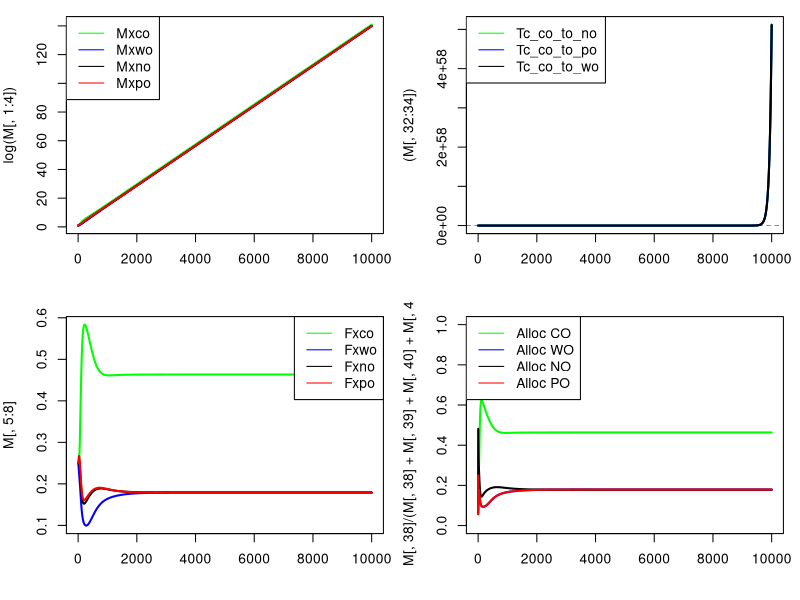
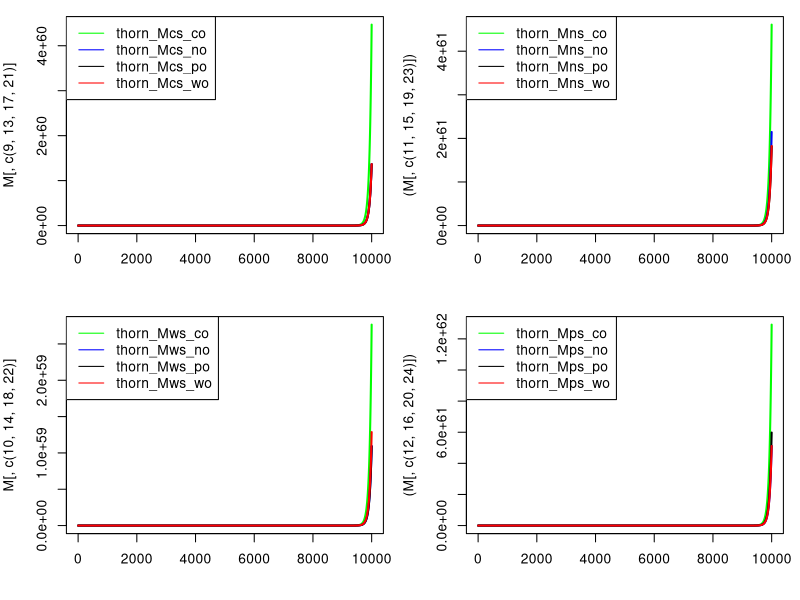

These charts were generated, in order, by the following R code:
# R version of Thornley allcoation model (TAM) as in Thornley and Parsons 2014. J. Theor. Biol. 342: 1-14
# Rewritten to include elements of Thornley 1998 modelling shoot-root relations. The only way forward (https://doi.org/10.1006/anbo.1997.0529) 
# Author: Steven Higgins
# Author: Re-coded to add source sink dynamics and remove predefined allocation by Liam Langan 20.11.2017
# This version with carbon organ, nitrogen organ, phosphorus organ and water organ 
###############################################################################

## LL NOTE for OSX users:
## running "ssh-add ~/.ssh/id_rsa" in the terminal allows RStudio Github communication via the ssh passkey
## 

# Because in TAM allocation coeffs act on Mx the total biomass, there is no need for a storage pool

## initial values for fractions of structural dry matter in shoot, root, mycor
# thorn_Fxsh_t0 = 0.2;
# thorn_Fxrt_t0 = 0.3;
# thorn_Fxmy_t0 = 0.5;
## initial values for mass of structural dry matter in rt, sh, my
size.factor<-0.1;

thorn_Mxco_t0 = 0.25/size.factor;
thorn_Mxno_t0 = 0.25/size.factor;
thorn_Mxpo_t0 = 0.25/size.factor; #Thornley uses has 0.5
thorn_Mxwo_t0 = 0.25/size.factor; #Thornley uses has 0.5

## intitial values for mass of substrates C,N,P for carbon organ
thorn_Mcs_co_t0 = 0.025/size.factor;
thorn_Mns_co_t0 = 0.01/size.factor;
thorn_Mps_co_t0 = 0.005/size.factor;
thorn_Mws_co_t0 = 0.25/size.factor;

## intitial values for mass of substrates C,N,P for nitrogen organ
thorn_Mcs_no_t0 = 0.025/size.factor;
thorn_Mns_no_t0 = 0.01/size.factor;
thorn_Mps_no_t0 = 0.005/size.factor;
thorn_Mws_no_t0 = 0.25/size.factor;

## intitial values for mass of substrates C,N,P for phosphorus organ
thorn_Mcs_po_t0 = 0.025/size.factor;
thorn_Mns_po_t0 = 0.01/size.factor;
thorn_Mps_po_t0 = 0.005/size.factor;
thorn_Mws_po_t0 = 0.25/size.factor;

## intitial values for mass of substrates C,N,P for water organ
thorn_Mcs_wo_t0 = 0.025/size.factor;
thorn_Mns_wo_t0 = 0.01/size.factor;
thorn_Mps_wo_t0 = 0.005/size.factor;
thorn_Mws_wo_t0 = 0.25/size.factor;

## upktake rates of C,N,P

#default to go back to
base =  0.0002*100; #aDGVM produces numbers around 0.00001 to 0.001 for C_net/plant_mass
thorn_Kc  = base*1.0;
thorn_Kw  = 0.0015;
thorn_Kn  = 0.25;
thorn_Kp  = 0.1;
# thorn_Kw  = base*0.0015;
# thorn_Kn  = base*0.25;
# thorn_Kp  = base*0.1;

#fiddle with these ones
#genernally varying these K by factors of 10% to 200% is probably what we want to do to represent
#limitation/abundance of carbon, water, N, P.
#play with these to convince yourself that allocation responds as you would expect to variation in uptake parameters
#I think its possible to get the model to produce reasonable C:N and N:P ratios

#base =  0.0002*100; #TTR numbers around 0.00001 to 0.001
#thorn_Kc  = base*1.0; #TTR numbers around 0.00001 to 0.001
#thorn_Kw  = base*0.00015;
#thorn_Kn  = base*0.25;
#thorn_Kp  = base*0.1;

#product inhibittion, not used
#thorn_Jcs = 0.03;
#thorn_Jns = 0.01;
#thorn_Jps = 0.005;
#thorn_Jws = 0.003;


## Fractions of C, N, P in structural dry matter 
#first three are as in Thornley, Fwx is calibrated, higher values do not work
# so Fwx is artificial. Maybe we have to think of this as water used in metabolism?
thorn_Fcx = 0.4;
thorn_Fnx = 0.02;
thorn_Fpx = 0.005;
thorn_Fwx = 0.0001;


## other constants
thorn_q = 0.5;     #control parameter for allocation
#thorn_Kg = 200	; #structural growth rate constant; Thornley uses 200000
thorn_Kg = 0.1	; #structural growth rate constant; Thornley uses 200000

mycol=c("green","blue","black","red")

#---start model----

#set initial states
#for aDGVM this will have to go in the section that creates a new individual
## STATE VARIABLE initial values for mass of structural dry matter in rt, sh, my
thorn_Mxco = thorn_Mxco_t0;
thorn_Mxwo = thorn_Mxwo_t0;
thorn_Mxno = thorn_Mxno_t0;
thorn_Mxpo = thorn_Mxpo_t0;
## STATE VARIABLE initial values for mass of substrate C,N,P
thorn_Mcs_co = thorn_Mcs_co_t0;
thorn_Mns_co = thorn_Mns_co_t0;
thorn_Mps_co = thorn_Mps_co_t0;
thorn_Mws_co = thorn_Mws_co_t0;

thorn_Mcs_no = thorn_Mcs_no_t0;
thorn_Mns_no = thorn_Mns_no_t0;
thorn_Mps_no = thorn_Mps_no_t0;
thorn_Mws_no = thorn_Mws_no_t0;

thorn_Mcs_po = thorn_Mcs_po_t0;
thorn_Mns_po = thorn_Mns_po_t0;
thorn_Mps_po = thorn_Mps_po_t0;
thorn_Mws_po = thorn_Mws_po_t0;

thorn_Mcs_wo = thorn_Mcs_po_t0;
thorn_Mns_wo = thorn_Mns_po_t0;
thorn_Mps_wo = thorn_Mps_po_t0;
thorn_Mws_wo = thorn_Mws_po_t0;

thorn_Mx_t0 = thorn_Mxco_t0 + thorn_Mxno_t0 + thorn_Mxpo_t0 + thorn_Mxwo_t0;

## AUX VARIABLE initial values for concentrations of substrates C,N,P
thorn_Cs_co = thorn_Mcs_co_t0/thorn_Mxco;
thorn_Ns_co = thorn_Mns_co_t0/thorn_Mxco;
thorn_Ps_co = thorn_Mps_co_t0/thorn_Mxco;
thorn_Ws_co = thorn_Mws_co_t0/thorn_Mxco;

thorn_Cs_no = thorn_Mcs_no_t0/thorn_Mxno;
thorn_Ns_no = thorn_Mns_no_t0/thorn_Mxno;
thorn_Ps_no = thorn_Mps_no_t0/thorn_Mxno;
thorn_Ws_no = thorn_Mws_no_t0/thorn_Mxno;

thorn_Cs_po = thorn_Mcs_po_t0/thorn_Mxpo;
thorn_Ns_po = thorn_Mns_po_t0/thorn_Mxpo;
thorn_Ps_po = thorn_Mps_po_t0/thorn_Mxpo;
thorn_Ws_po = thorn_Mws_po_t0/thorn_Mxpo;

thorn_Cs_wo = thorn_Mcs_wo_t0/thorn_Mxwo;
thorn_Ns_wo = thorn_Mns_wo_t0/thorn_Mxwo;
thorn_Ps_wo = thorn_Mps_wo_t0/thorn_Mxwo;
thorn_Ws_wo = thorn_Mws_wo_t0/thorn_Mxwo;

## AUX VARIABLE initial values for fractions of structural dry matter in shoot, root, mycor
thorn_Fxco = thorn_Mxco_t0/thorn_Mx_t0;
thorn_Fxwo = thorn_Mxwo_t0/thorn_Mx_t0;
thorn_Fxno = thorn_Mxno_t0/thorn_Mx_t0;
thorn_Fxpo = thorn_Mxpo_t0/thorn_Mx_t0;


#R only make a matrix to store the variables for plotting
#n.steps<-360*10
n.steps<-10000
M<-matrix(0,nrow=n.steps,ncol=41)


## the for loop
for(i in 1:n.steps) {
  
  base =  0.0002*100; #aDGVM produces numbers around 0.00001 to 0.001 for C_net/plant_mass
  thorn_Kc  = base*1.0;
  thorn_Kw  = 0.0015;
#  thorn_Kn  = 0.25 - pmin(0.05,(i*0.1));
  thorn_Kn  = 0.25;
  thorn_Kp  = 0.1;
  
  thorn_Mx = thorn_Mxco + thorn_Mxwo + thorn_Mxno + thorn_Mxpo ; #3
  
  ##---------------------------------------------------------------------------------------------
  ## adding substrate transport between pools following Thornley (1998). Substrates will be transported
  ## between plants compartments based on concentration differences and resistances. 
  ## This avoids the issue of reduced allocation as this model does not allocate growth, growth of each compartment is 
  ## indipenaent of the others but it allows every compartment to be both a source and a sink. Should an individual be top-killed
  ## i.e. loss of the carbon organ and substrates contained within, C, N, P and W will be transported from all other organs until 
  ## there is no concentration difference. This increases carbon organ growth and decreases growth in all other compartments. 
  
  # these are specific transport resistances for substrates
  # I'm assuming they are equal for all substrates and transport directions. 
  p_co = p_no = p_po = p_wo =1; # eq.4 Thornley 1998 
  
  q = 1 # eq.4 scaling parameter "which, presumably, is a function of plant architecture" (Thornley 1998)
  
  # Transport resistance of each compartment 
  res_co = p_co / (thorn_Mxco)^q; # eq.4 Thornley 1998 
  res_no = p_no / (thorn_Mxno)^q; # eq.4 Thornley 1998 
  res_po = p_po / (thorn_Mxpo)^q; # eq.4 Thornley 1998 
  res_wo = p_wo / (thorn_Mxwo)^q; # eq.4 Thornley 1998 
  
  # Transport of substrates between compartments. Here I extend Thornley uni-directional model to 
  # make it bi-directional. 
  # NOTE: this is not complete - I need to include transport between other compartments i.e. Po to Wo, Po to No, Wo to No for C,N,P & W.
  
  # carbon transport
  Tc_co_to_no = 0.2*(thorn_Cs_co - thorn_Cs_no) / (res_co + res_no) # transport of carbon substrate from the carbon organ to the nitrogen organ
  Tc_co_to_po = 0.2*(thorn_Cs_co - thorn_Cs_po) / (res_co + res_po) # transport of carbon substrate from the carbon organ to the phosphorus organ
  Tc_co_to_wo = 0.2*(thorn_Cs_co - thorn_Cs_wo) / (res_co + res_wo) # transport of carbon substrate from the carbon organ to the water organ
  
  Tc_no_to_po = 0.2*(thorn_Cs_no - thorn_Cs_po) / (res_no + res_po) # transport of carbon substrate from the nitrogen organ to the phosphorus organ
  Tc_no_to_wo = 0.2*(thorn_Cs_no - thorn_Cs_wo) / (res_no + res_wo) # transport of carbon substrate from the nitrogen organ to the water organ
  Tc_po_to_wo = 0.2*(thorn_Cs_po - thorn_Cs_wo) / (res_po + res_wo) # transport of carbon substrate from the phosphorus organ to the water organ

  print(c("Tc_cn Tc_cp Tc_cw Tc_np Tc_nw Tc_pw"))
  print(round(c(Tc_co_to_no, Tc_co_to_po, Tc_co_to_wo, Tc_no_to_po, Tc_no_to_wo, Tc_po_to_wo),2))
  
  # nitrogen transport
  Tn_co_to_no = 0.2*(thorn_Ns_co - thorn_Ns_no) / (res_co + res_no) # transport of nitrogen substrate from the carbon organ to the nitrogen organ
  Tn_co_to_po = 0.2*(thorn_Ns_co - thorn_Ns_po) / (res_co + res_po) # transport of nitrogen substrate from the carbon organ to the phosphorus organ
  Tn_co_to_wo = 0.2*(thorn_Ns_co - thorn_Ns_wo) / (res_co + res_wo) # transport of nitrogen substrate from the carbon organ to the water organ
  
  Tn_no_to_po = 0.2*(thorn_Ns_no - thorn_Ns_po) / (res_no + res_po) # transport of nitrogen substrate from the nitrogen organ to the phosphorus organ
  Tn_no_to_wo = 0.2*(thorn_Ns_no - thorn_Ns_wo) / (res_no + res_wo) # transport of nitrogen substrate from the nitrogen organ to the water organ
  Tn_po_to_wo = 0.2*(thorn_Ns_po - thorn_Ns_wo) / (res_po + res_wo) # transport of nitrogen substrate from the phosphorus organ to the water organ
  # phosphorus transport
  Tp_co_to_no = 0.2*(thorn_Ps_co - thorn_Ps_no) / (res_co + res_no) # transport of phosphorus substrate from the carbon organ to the nitrogen organ
  Tp_co_to_po = 0.2*(thorn_Ps_co - thorn_Ps_po) / (res_co + res_po) # transport of phosphorus substrate from the carbon organ to the phosphorus organ
  Tp_co_to_wo = 0.2*(thorn_Ps_co - thorn_Ps_wo) / (res_co + res_wo) # transport of phosphorus substrate from the carbon organ to the water organ
  
  Tp_no_to_po = 0.2*(thorn_Ps_no - thorn_Ps_po) / (res_no + res_po) # transport of phosphorus substrate from the nitrogen organ to the phosphorus organ
  Tp_no_to_wo = 0.2*(thorn_Ps_no - thorn_Ps_wo) / (res_no + res_wo) # transport of phosphorus substrate from the nitrogen organ to the water organ
  Tp_po_to_wo = 0.2*(thorn_Ps_po - thorn_Ps_wo) / (res_po + res_wo) # transport of phosphorus substrate from the phosphorus organ to the water organ
  # water transport
  Tw_co_to_no = 0.2*(thorn_Ws_co - thorn_Ws_no) / (res_co + res_no) # transport of water substrate from the carbon organ to the nitrogen organ
  Tw_co_to_po = 0.2*(thorn_Ws_co - thorn_Ws_po) / (res_co + res_po) # transport of water substrate from the carbon organ to the phosphorus organ
  Tw_co_to_wo = 0.2*(thorn_Ws_co - thorn_Ws_wo) / (res_co + res_wo) # transport of water substrate from the carbon organ to the water organ
  
  Tw_no_to_po = 0.2*(thorn_Ws_no - thorn_Ws_po) / (res_no + res_po) # transport of water substrate from the carbon organ to the nitrogen organ
  Tw_no_to_wo = 0.2*(thorn_Ws_no - thorn_Ws_wo) / (res_no + res_wo) # transport of water substrate from the carbon organ to the phosphorus organ
  Tw_po_to_wo = 0.2*(thorn_Ws_po - thorn_Ws_wo) / (res_po + res_wo) # transport of water substrate from the carbon organ to the water organ
  ##---------------------------------------------------------------------------------------------
  # print(round(c(thorn_lambda_sh,thorn_lambda_rt,thorn_lambda_my,thorn_lambda_rw),2))
  # print(sum(c(thorn_lambda_sh,thorn_lambda_rt,thorn_lambda_my,thorn_lambda_rw)))
  ## do I need to redefine this for each compartment? yes yes I do... no no I dont
  thorn_Uc = thorn_Kc * thorn_Mxco;
  thorn_Un = thorn_Kn * thorn_Mxno;
  thorn_Up = thorn_Kp * thorn_Mxpo;
  thorn_Uw = thorn_Kw * thorn_Mxwo;
  
  ## make sure thorn_G is the right size. you can get this right through thorn_Kg which is a pure calibration parameter, 
  ## but also by making sure the substrate cocentrations are reasonable
  thorn_G_co = thorn_Kg*thorn_Mxco*thorn_Cs_co*thorn_Ns_co*thorn_Ps_co*thorn_Ws_co ; # see 13 and 12
  thorn_G_no = thorn_Kg*thorn_Mxno*thorn_Cs_no*thorn_Ns_no*thorn_Ps_no*thorn_Ws_no ; # see 13 and 12
  thorn_G_po = thorn_Kg*thorn_Mxpo*thorn_Cs_po*thorn_Ns_po*thorn_Ps_po*thorn_Ws_po ; # see 13 and 12
  thorn_G_wo = thorn_Kg*thorn_Mxwo*thorn_Cs_wo*thorn_Ns_wo*thorn_Ps_wo*thorn_Ws_wo ; # see 13 and 12
  
  thorn_Mcs_co = max(0.0001, thorn_Mcs_co + thorn_Uc - thorn_Fcx * thorn_G_co - Tc_co_to_no - Tc_co_to_po - Tc_co_to_wo);
  thorn_Mns_co = max(0.0001, thorn_Mns_co - thorn_Fnx * thorn_G_co - Tn_co_to_no - Tn_co_to_po - Tn_co_to_wo);
  thorn_Mps_co = max(0.0001, thorn_Mps_co - thorn_Fpx * thorn_G_co - Tp_co_to_no - Tp_co_to_po - Tp_co_to_wo);
  thorn_Mws_co = max(0.0001, thorn_Mws_co - thorn_Fwx * thorn_G_co - Tw_co_to_no - Tw_co_to_po - Tw_co_to_wo);
  
  thorn_Mcs_no = max(0.0001, thorn_Mcs_no - thorn_Fcx * thorn_G_no - Tc_no_to_po - Tc_no_to_wo + Tc_co_to_no);
  thorn_Mns_no = max(0.0001, thorn_Mns_no + thorn_Un - thorn_Fnx * thorn_G_no + Tn_co_to_no - Tn_no_to_po - Tn_no_to_wo);
  thorn_Mps_no = max(0.0001, thorn_Mps_no - thorn_Fpx * thorn_G_no - Tp_no_to_po - Tp_no_to_wo + Tp_co_to_no);
  thorn_Mws_no = max(0.0001, thorn_Mws_no - thorn_Fwx * thorn_G_no - Tw_no_to_po - Tw_no_to_wo + Tw_co_to_no);
  
  thorn_Mcs_po = max(0.0001, thorn_Mcs_po - thorn_Fcx * thorn_G_po - Tc_po_to_wo + Tc_no_to_po + Tc_co_to_po);
  thorn_Mns_po = max(0.0001, thorn_Mns_po - thorn_Fnx * thorn_G_po - Tn_po_to_wo + Tn_no_to_po + Tn_co_to_po);
  thorn_Mps_po = max(0.0001, thorn_Mps_po + thorn_Up - thorn_Fnx * thorn_G_po - Tn_po_to_wo + Tn_no_to_po + Tn_co_to_po);
  thorn_Mws_po = max(0.0001, thorn_Mws_po - thorn_Fwx * thorn_G_po - Tw_po_to_wo + Tw_no_to_po + Tw_co_to_po);
  
  thorn_Mcs_wo = max(0.0001, thorn_Mcs_wo - thorn_Fcx * thorn_G_wo + Tc_co_to_wo + Tc_no_to_wo + Tc_po_to_wo);
  thorn_Mns_wo = max(0.0001, thorn_Mns_wo - thorn_Fnx * thorn_G_wo + Tn_co_to_wo + Tn_no_to_wo + Tn_po_to_wo);
  thorn_Mps_wo = max(0.0001, thorn_Mps_wo - thorn_Fpx * thorn_G_wo + Tp_co_to_wo + Tp_no_to_wo + Tp_po_to_wo);
  thorn_Mws_wo = max(0.0001, thorn_Mws_wo + thorn_Uw - thorn_Fwx * thorn_G_wo + Tw_co_to_wo + Tw_no_to_wo + Tw_po_to_wo);
  
  # thorn_Mcs = max(0, thorn_Mcs + thorn_Uc - thorn_Fcx * thorn_G); # 12
  # thorn_Mns = max(0, thorn_Mns + thorn_Un - thorn_Fnx * thorn_G); # 12
  # thorn_Mps = max(0, thorn_Mps + thorn_Up - thorn_Fpx * thorn_G); # 12
  # thorn_Mws = max(0, thorn_Mws + thorn_Uw - thorn_Fwx * thorn_G); # 12
  
  thorn_Mxco = max(0.0001, thorn_Mxco + thorn_G_co) ;# 13
  thorn_Mxno = max(0.0001, thorn_Mxno + thorn_G_no) ;# 13
  thorn_Mxpo = max(0.0001, thorn_Mxpo + thorn_G_po) ;# 13
  thorn_Mxwo = max(0.0001, thorn_Mxwo + thorn_G_wo) ;# 13
  
  thorn_Mx = thorn_Mxco + thorn_Mxwo + thorn_Mxno + thorn_Mxpo ; #3
  
  # thorn_Uc = (thorn_Kc * thorn_Mxco) / (1 + thorn_Cs/thorn_Jcs)
  # thorn_Uw = (thorn_Kw * thorn_Mxwo) / (1 + thorn_Ws/thorn_Jws)
  # thorn_Un = (thorn_Kn * thorn_Mxno) / (1 + thorn_Ns/thorn_Jns)
  # thorn_Up = (thorn_Kp * thorn_Mxpo) / (1 + thorn_Ps/thorn_Jps)
  
  #use this code to simulate a loss in shoots e.g in fire
  # if(i == 100)
  # {
  # 	thorn_Mxco = thorn_Mxco*0.1;
  # 	thorn_Mcs_co = thorn_Mcs_co*0.0;
  # 	thorn_Mns_co = thorn_Mns_co*0.0;
  #   thorn_Mps_co = thorn_Mps_co*0.0;
  # 	thorn_Mws_co = thorn_Mws_co*0.0;
  # }

  thorn_Cs_co = thorn_Mcs_co/thorn_Mxco; #2
  thorn_Ns_co = thorn_Mns_co/thorn_Mxco; #2
  thorn_Ps_co = thorn_Mps_co/thorn_Mxco; #2
  thorn_Ws_co = thorn_Mws_co/thorn_Mxco; #2
  
  thorn_Cs_no = thorn_Mcs_no/thorn_Mxno; #2
  thorn_Ns_no = thorn_Mns_no/thorn_Mxno; #2
  thorn_Ps_no = thorn_Mps_no/thorn_Mxno; #2
  thorn_Ws_no = thorn_Mws_no/thorn_Mxno; #2
  
  thorn_Cs_po = thorn_Mcs_po/thorn_Mxpo; #2
  thorn_Ns_po = thorn_Mns_po/thorn_Mxpo; #2
  thorn_Ps_po = thorn_Mps_po/thorn_Mxpo; #2
  thorn_Ws_po = thorn_Mws_po/thorn_Mxpo; #2
  
  thorn_Cs_wo = thorn_Mcs_wo/thorn_Mxwo; #2
  thorn_Ns_wo = thorn_Mns_wo/thorn_Mxwo; #2
  thorn_Ps_wo = thorn_Mps_wo/thorn_Mxwo; #2
  thorn_Ws_wo = thorn_Mws_wo/thorn_Mxwo; #2
  
  thorn_Fxco = thorn_Mxco/thorn_Mx; #4
  thorn_Fxwo = thorn_Mxwo/thorn_Mx; #4
  thorn_Fxno = thorn_Mxno/thorn_Mx; #4
  thorn_Fxpo = thorn_Mxpo/thorn_Mx; #4
  
  M[i,1] <- thorn_Mxco
  M[i,2] <- thorn_Mxwo
  M[i,3] <- thorn_Mxno
  M[i,4] <- thorn_Mxpo
  
  M[i,5] <- thorn_Fxco
  M[i,6] <- thorn_Fxwo
  M[i,7] <- thorn_Fxno
  M[i,8] <- thorn_Fxpo
  
  M[i,9]  <- thorn_Mcs_co
  M[i,10] <- thorn_Mws_co
  M[i,11] <- thorn_Mns_co
  M[i,12] <- thorn_Mps_co
  
  M[i,13] <- thorn_Mcs_no
  M[i,14] <- thorn_Mws_no
  M[i,15] <- thorn_Mns_no
  M[i,16] <- thorn_Mps_no

  M[i,17] <- thorn_Mcs_po
  M[i,18] <- thorn_Mws_po
  M[i,19] <- thorn_Mns_po
  M[i,20] <- thorn_Mps_po

  M[i,21] <- thorn_Mcs_wo
  M[i,22] <- thorn_Mws_wo
  M[i,23] <- thorn_Mns_wo
  M[i,24] <- thorn_Mps_wo
  
  M[i,25] <- thorn_Cs_co
  M[i,26] <- thorn_Ws_co
  M[i,27] <- thorn_Ns_co
  M[i,28] <- thorn_Ps_co
  
  M[i,29] <- thorn_Cs_co/thorn_Ns_co
  M[i,30] <- thorn_Cs_co/thorn_Ps_co
  M[i,31] <- thorn_Ns_co/thorn_Ps_co
  
  M[i,32] <- Tc_co_to_no
  M[i,33] <- Tc_co_to_po
  M[i,34] <- Tc_co_to_wo
  M[i,35] <- Tc_no_to_po
  M[i,36] <- Tc_no_to_wo
  M[i,37] <- Tc_po_to_wo
  
  M[i,38] <- thorn_G_co
  M[i,39] <- thorn_G_no
  M[i,40] <- thorn_G_po
  M[i,41] <- thorn_G_wo
  
}
colnames(M)<-c(
   "Mxco"
  ,"Mxwo"
  ,"Mxno"
  ,"Mxpo"
  ,"Fxco"
  ,"Fxwo"
  ,"Fxno"
  ,"Fxpo"
  ,"thorn_Mcs_co"
  ,"thorn_Mws_co"
  ,"thorn_Mns_co"
  ,"thorn_Mps_co"
  ,"thorn_Mcs_no"
  ,"thorn_Mws_no"
  ,"thorn_Mns_no"
  ,"thorn_Mps_no"
  ,"thorn_Mcs_po"
  ,"thorn_Mws_po"
  ,"thorn_Mns_po"
  ,"thorn_Mps_po"
  ,"thorn_Mcs_wo"
  ,"thorn_Mws_wo"
  ,"thorn_Mns_wo"
  ,"thorn_Mps_wo"
  ,"Cs_co"
  ,"Ws_co"
  ,"Ns_co"
  ,"Ps_co"
  ,"C:N_co"
  ,"C:p_co"
  ,"N:P_co"
  ,"Tc_co_to_no"
  ,"Tc_co_to_po"
  ,"Tc_co_to_wo"
  ,"Tc_no_to_po"
  ,"Tc_no_to_wo"
  ,"Tc_po_to_wo"
  ,"thorn_G_co"
  ,"thorn_G_no"
  ,"thorn_G_po"
  ,"thorn_G_wo")



#matplot(M[,5:10],type="l",lty=c(rep(1,3),rep(2,3)),col=1:3,lwd=2)
#legend("topleft",col=1:3,lty=c(rep(1,3),rep(2,3)),legend=colnames(M)[5:10])
graphics.off()
pdf( file="TAM_removing_CO_source_sink.pdf", height=6, width=8 )
par( mar=c(4,4,1,1) )
#dev.new(width=15,height=7)
par(mfcol=c(2,2))

matplot(log(M[,1:4]),type="l",lty=c(rep(1,4)),col=mycol,lwd=2)
legend("topleft",col=mycol[c(1:4)],lty=c(rep(1,4)),legend=colnames(M)[c(1:4)],cex=1.0)

matplot(M[,5:8],type="l",lty=c(rep(1,4)),col=mycol,lwd=2,add=F)
legend("topright",col=mycol[c(1:4,1:4)],lty=c(rep(1,4),rep(2,4)),legend=colnames(M)[5:8],cex=1.0)

matplot((M[,32:34]),type="l",lty=c(rep(1,4)),col=mycol[1:4],lwd=2,add=F)
abline(h=0, lty=2, lwd=0.5)
legend("topleft",col=mycol[1:4],lty=c(rep(1,4)),legend=colnames(M)[c(32:34)],cex=1.0)

# matplot((M[,38:41]),type="l",lty=c(rep(1,4)),col=mycol[1:4],lwd=2,add=F)
# legend("topleft",col=mycol[1:4],lty=c(rep(1,4)),legend=colnames(M)[c(38:41)],cex=1.0)

matplot(M[,38]/(M[,38]+M[,39]+M[,40]+M[,41]),type="l",lty=c(rep(1)),col=mycol[1],lwd=2,add=F, ylim=c(0,1))
matplot(M[,41]/(M[,38]+M[,39]+M[,40]+M[,41]),type="l",lty=c(rep(1)),col=mycol[2],lwd=2,add=T, ylim=c(0,1))
matplot(M[,40]/(M[,38]+M[,39]+M[,40]+M[,41]),type="l",lty=c(rep(1)),col=mycol[3],lwd=2,add=T, ylim=c(0,1))
matplot(M[,41]/(M[,38]+M[,39]+M[,40]+M[,41]),type="l",lty=c(rep(1)),col=mycol[4],lwd=2,add=T, ylim=c(0,1))
legend("topleft",col=mycol[1:4],lty=c(rep(1)),legend=c("Alloc CO","Alloc WO","Alloc NO","Alloc PO"),cex=1.0)

graphics.off()


graphics.off()
pdf( file="TAM_removing_CO_source_sink_substrate_concentrations.pdf", height=6, width=8 )
par( mar=c(4,4,1,1) )
#dev.new(width=15,height=7)
par(mfcol=c(2,2))

matplot(M[,c(9, 13, 17, 21)],type="l",lty=c(rep(1,4)),col=mycol,lwd=2,add=F)
legend("topleft",col=mycol[c(1:4)],lty=c(rep(1,4)),legend=colnames(M)[c(9, 13, 17, 21)],cex=1.0)

matplot(M[,c(10, 14, 18, 22)],type="l",lty=c(rep(1,4)),col=mycol,lwd=2,add=F)
legend("topleft",col=mycol[c(1:4)],lty=c(rep(1,4)),legend=colnames(M)[c(10, 14, 18, 22)],cex=1.0)

matplot((M[,c(11, 15, 19, 23)]),type="l",lty=c(rep(1,4)),col=mycol,lwd=2,add=F)
legend("topleft",col=mycol,lty=c(rep(1,4)),legend=colnames(M)[c(11, 15, 19, 23)],cex=1.0)

matplot((M[,c(12, 16, 20, 24)]),type="l",lty=c(rep(1,4)),col=mycol,lwd=2,add=F)
legend("topleft",col=mycol,lty=c(rep(1,4)),legend=colnames(M)[c(12, 16, 20, 24)],cex=1.0)

graphics.off()


print(tail(M))

# 
# evapotr_ = 0 #53629576106646967e-06
# stom_cond_tmp = -1.0656466997716052e-12
# boul_cond_tmp = 0.010730861431038661
# hum = 0.6
# eS = 3.6
# crown_area_0_ = 0.2
# lai_ = 0.01
# 
# leaf_helper =  log( (evapotr_/(crown_area_0_*lai_) *(1./(stom_cond_tmp*1000.)+1./(boul_cond_tmp*1000.) ) + hum*eS)/0.6108 );
# leaf_temp_ = 237.3*leaf_helper/(17.27-leaf_helper);
# 
# print(c(leaf_helper,leaf_temp_))


# OK I think I have it sorted now - at least in the R code I now have TAM working with a third substrate pool = water. Now roots take up water, C and P. The model behaves qualitatively as before. Now however one has to be a bit more careful about parameters - there is simply a smaller area of parameter space where the model "works". This is something that will come to bite us when we move to having uptake rates of N and P being a fxn of soil N and P.
# 
# In the R code I now have a thorn_Kw parameter which is essentially the uptake rate of water by root biomass. We (you) need to figure out how to multiply this by some water availability variable. If you can supply me with a a variable on a zero to one scale that you like (it should be something that inspires plants to allocate more to roots). Also remember that we already have water limiting As. So what we really want here is an indicator of a "need" to allocate to roots. Note that in TAM if water limits As, it limits carbon uptake which should inspire more shoots. So we might want to make the TAM's As not water limited. Water limitation will naturally come into play though since the water concentration in TAM will limit the growth parameter.
#  
# Anyhow sorry about the dense text. What I need for now is the "water availability factor"
